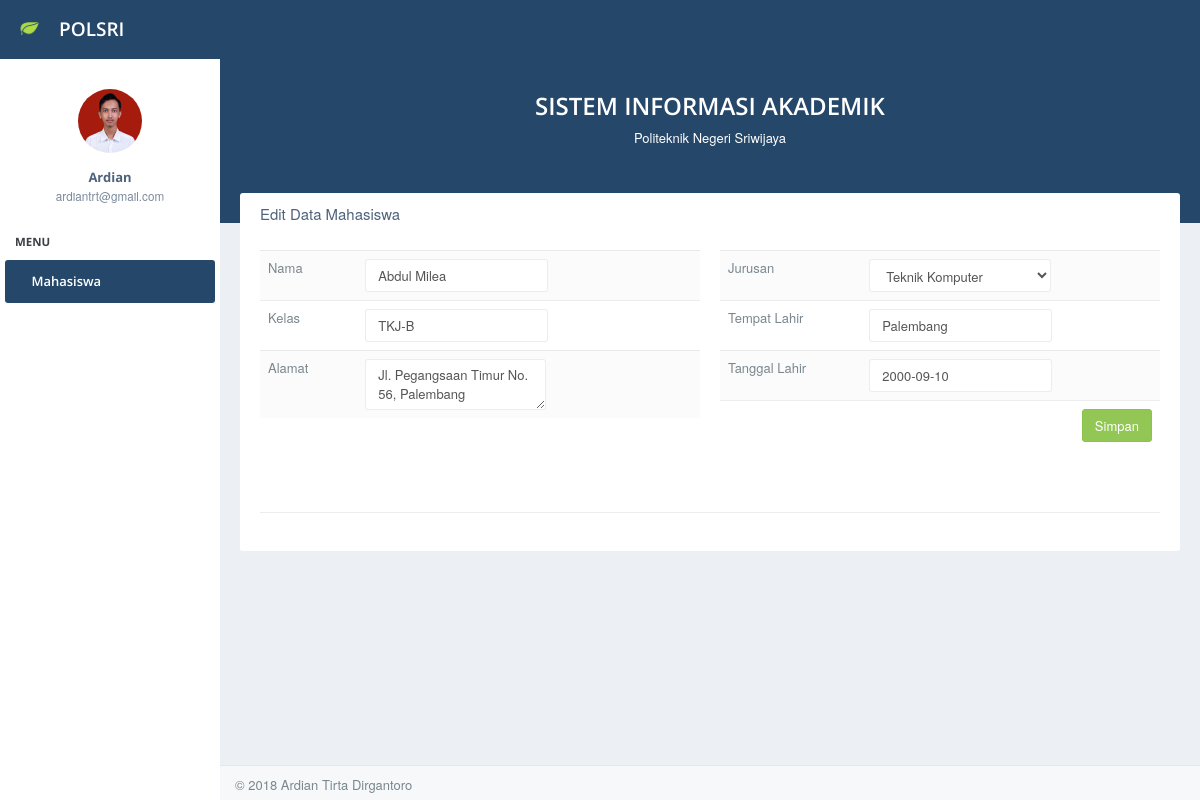
Screenshot of /mhs_update.php?id=6 with the database file from the repository.
### tables this page shows
CREATE TABLE `t_mahasiswa` (
  `mhs_id` int(3) NOT NULL AUTO_INCREMENT,
  `mhs_name` varchar(50) DEFAULT NULL,
  `mhs_class` varchar(25) DEFAULT NULL,
  `mhs_address` varchar(255) DEFAULT NULL,
  `mhs_major` varchar(50) DEFAULT NULL,
  `mhs_birth_place` varchar(50) DEFAULT NULL,
  `mhs_birth_date` date DEFAULT NULL,
  PRIMARY KEY (`mhs_id`)
);

### mhs_update.php (the view, shortened to what this page needs)
<!DOCTYPE html>
<html lang="en">
<body>
    <div id="container" class="effect aside-float aside-bright mainnav-lg">
        <div class="boxed">
            <div id="content-container">
                <div id="page-head">
                        <div class="pad-all text-center">
                            <h3>SISTEM INFORMASI AKADEMIK</h3>
                            <p>Politeknik Negeri Sriwijaya</p>
                        </div>
                </div>
                <div id="page-content">
					    <div class="row">
					        <div class="col-xs-12">
					            <div class="panel">
					                <div class="panel-heading">
					                    <h3 class="panel-title">Edit Data Mahasiswa</h3>
					                </div>
					                <div class="panel-body">
					                    <div class="pad-btm form-inline">
					                       <?php
                                                include "db/config.php";
                                                $id = $_GET['id'];
                                                $sql = "SELECT * FROM t_mahasiswa WHERE mhs_id = ".$id."";
                                                $result = $conn->query($sql);
                                                if ($result->num_rows > 0) {
                                                    while($row = $result->fetch_array()) {
                                           ?>
                                            <form action ="db/mhs_update.php" method = "post">
                                            <div class="row" id="mhsForm">
                                                <div class="col-sm-6 table-toolbar-left">
                                                     <div class="table-responsive">
                                                         <table class="table table-striped">
                                                            <tr>
                                                                <td>Nama</td>
                                                                <td><input type="text" class="form-control" name="mhs_name" id="mhs_name" value="<?php echo $row['mhs_name'] ?>"></td>
                                                             </tr>
                                                             <tr>
                                                                <td>Kelas</td>
                                                                <td><input type="text" class="form-control" name="mhs_class" id="mhs_class" value="<?php echo $row['mhs_class'] ?>"></td>
                                                             </tr>
                                                             <tr>
                                                                <td>Alamat</td>
                                                                <td><textarea class="form-control" name="mhs_address" id="mhs_address"><?php echo $row['mhs_address'] ?></textarea></td>
                                                             </tr>
                                                         </table>
					                                </div>
                                                </div>
                                                <div class="col-sm-6 table-toolbar-left">
                                                     <div class="table-responsive">
                                                         <table class="table table-striped">
                                                            <tr>
                                                                <td>Jurusan</td>
                                                                <td>
                                                                    <select class="form-control" name="mhs_major" id="mhs_major" >
                                                                        <option value="Teknik Komputer"<?php if($row['mhs_major'] == 'Teknik Komputer') { ?> selected="selected"<?php } ?>>Teknik Komputer</option>
                                                                    </select>
                                                                </td>
                                                             </tr>
                                                             <tr>
                                                                <td>Tempat Lahir</td>
                                                                <td><input type="text" class="form-control" name="mhs_birth_place" id="mhs_birth_place" value="<?php echo $row['mhs_birth_place'] ?>"></td>
                                                             </tr>
                                                             <tr>
                                                                <td>Tanggal Lahir</td>
                                                                <td><input type="text" class="form-control" placeholder="yyyy-mm-dd" name="mhs_birth_date" id="mhs_birth_date" value="<?php echo $row['mhs_birth_date'] ?>"></td>
                                                             </tr>
                                                              <tr>
                                                                <td></td>
                                                                <td class="text-right">
                                                                    <input type="submit" value ="Simpan" id="btnSave" class="btn btn-success">
                                                                </td>
                                                             </tr>
                                                         </table>
					                                </div>
                                                </div>
                                            </div>
                                            </form>
                                            <?php } }?>
					                    </div>
					                    <hr class="new-section-xs">
					                </div>
					            </div>
					        </div>
					    </div>
                </div>
            </div>
        </div>
    </div>
</body>
</html>

### rows the page displays
t_mahasiswa: mhs_name "Abdul Milea", mhs_class "TKJ-B", mhs_address "Jl. Pegangsaan Timur No. 56, Palembang", mhs_major "Teknik Komputer", mhs_birth_place "Palembang", mhs_birth_date "2000-09-10"
